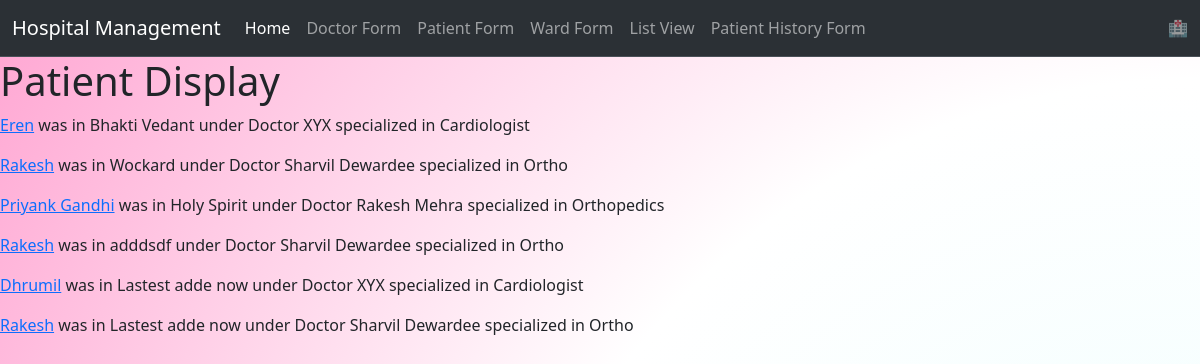
Page /list/ on the committed database.
### hospital/models.py (models this page shows, shortened)
class Patient_History(models.Model):
    pid = models.AutoField(primary_key=True)
    pname= models.ForeignKey(Patient,on_delete=models.CASCADE)
    hname = models.CharField(max_length=255)
    doctor = models.ForeignKey(Doctors,on_delete=models.CASCADE)
    pimage = models.ImageField(upload_to="images")
    file = models.FileField(upload_to="files")

class Patient(models.Model):
    id = models.IntegerField(primary_key=True)
    pname= models.CharField(max_length = 100)
    mobile = models.BigIntegerField()
    address = models.TextField()
    issue = models.CharField(max_length = 200)
    emergency_visit = models.BooleanField()
    def __str__(self) -> str:
         return f"{self.pname}"

class Doctors(models.Model):
    id = models.IntegerField(primary_key=True)
    name = models.CharField(max_length = 100)
    speciality = models.CharField(max_length = 100)
    fees = models.BigIntegerField()

### hospital/views.py (the view)
# urls.py: path('list/',views.PatientHistoryView.as_view(),name="list"),
class PatientHistoryView(ListView):
    model = Patient_History
    template_name = 'display.html'

### hospital/templates/display.html (shortened to what this page needs)
{% include 'base.html' %}
{% load static %}
<!DOCTYPE html>
<html lang="en">
<head>
    <link href="https://cdn.jsdelivr.net/npm/bootstrap@5.3.3/dist/css/bootstrap.min.css" rel="stylesheet">
    <link rel="stylesheet" type="text/css" href="{% static 'css/style.css' %}">
</head>
<body>
   <h1>Patient Display</h1>
   {% for x in object_list %}
   <p><a href="{% url 'detail' x.pk %}">{{x.pname}}</a> was in {{x.hname}} under Doctor {{x.doctor.name}} specialized in  {{x.doctor.speciality}}</p>
   {% endfor %}
</body>
</html>

### hospital/templates/base.html (shortened to what this page needs)
<!DOCTYPE html>
<html lang="en">
<head>
  <link href="https://cdn.jsdelivr.net/npm/bootstrap@5.3.3/dist/css/bootstrap.min.css" rel="stylesheet"
>
</head>
<body>
  <nav class="navbar navbar-expand-lg bg-body-tertiary bg-dark border-bottom border-body" data-bs-theme="dark"">
    <div class="container-fluid">
      <a class="navbar-brand" href="#">Hospital Management</a>
      <div class="collapse navbar-collapse" id="navbarText">
        <ul class="navbar-nav me-auto mb-2 mb-lg-0">
          <li class="nav-item">
            <a class="nav-link active" aria-current="page" href="{% url 'index' %}">Home</a>
          </li>
          <li class="nav-item">
            <a class="nav-link" href="{% url 'doctor' %}">Doctor Form</a>
          </li>
          <li class="nav-item">
            <a class="nav-link" href="{% url 'patient' %}">Patient Form</a>
          </li>
          <li class="nav-item">
            <a class="nav-link" href="{% url 'ward' %}">Ward Form</a>
          </li>
          <li class="nav-item">
            <a class="nav-link" href="{% url 'list' %}">List View</a>
          </li>
          <li class="nav-item">
            <a class="nav-link" href="{% url 'patient_history' %}">Patient History Form</a>
          </li>
        </ul>
        <span class="navbar-text">
          🏥
        </span>
      </div>
    </div>
  </nav>
</body>
</html>

### hospital/static/css/style.css (style rules this page uses)
body { height: 100vh; margin: 0; background-size: 200% 200%; background-image: radial-gradient(circle, rgba(193, 250, 252, 0.308), white, rgba(255, 105, 180, 0.6)); animation-name: gradient; animation-duration: 7s; animation-delay: 1ms; animation-timing-function: ease-in-out; animation-iteration-count: infinite; }

### rows in the picture
Patient_History: pname "Eren", hname "Bhakti Vedant", doctor.name "XYX", doctor.speciality "Cardiologist"
Patient_History: pname "Rakesh", hname "Wockard", doctor.name "Sharvil Dewardee", doctor.speciality "Ortho"
Patient_History: pname "Priyank Gandhi", hname "Holy Spirit", doctor.name "Rakesh Mehra", doctor.speciality "Orthopedics"
Patient_History: pname "Rakesh", hname "adddsdf", doctor.name "Sharvil Dewardee", doctor.speciality "Ortho"
Patient_History: pname "Dhrumil", hname "Lastest adde now", doctor.name "XYX", doctor.speciality "Cardiologist"
Patient_History: pname "Rakesh", hname "Lastest adde now", doctor.name "Sharvil Dewardee", doctor.speciality "Ortho"
